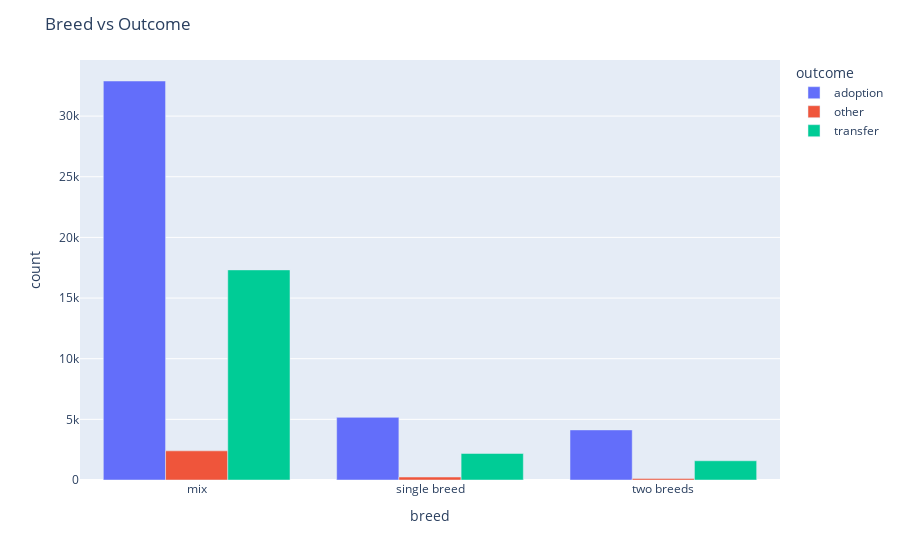

The notebook cell this image was saved under:
### Markdown cell above
### Q 2. Is Breed Related to Outcome?

* $Ho$ = There is no relationship between breed and outcome.
* $Ha$ = There is a relationship between breed and outcome.

### Code cell
f.breed_viz(train)

### Figure 1 — Plotly figure (JSON) as saved in the notebook; plotly's stock layout.template omitted (floating-point values rounded to 4 significant figures)
{"data": [{"alignmentgroup": "True", "hovertemplate": "outcome=adoption<br>breed=%{x}<br>count=%{y}<extra></extra>", "legendgroup": "adoption", "marker": {"color": "#636efa", "pattern": {"shape": ""}}, "name": "adoption", "offsetgroup": "adoption", "orientation": "v", "showlegend": true, "textposition": "auto", "type": "bar", "x": ["mix", "single breed", "two breeds"], "xaxis": "x", "y": [32893, 5164, 4129], "yaxis": "y"}, {"alignmentgroup": "True", "hovertemplate": "outcome=other<br>breed=%{x}<br>count=%{y}<extra></extra>", "legendgroup": "other", "marker": {"color": "#EF553B", "pattern": {"shape": ""}}, "name": "other", "offsetgroup": "other", "orientation": "v", "showlegend": true, "textposition": "auto", "type": "bar", "x": ["mix", "single breed", "two breeds"], "xaxis": "x", "y": [2403, 242, 125], "yaxis": "y"}, {"alignmentgroup": "True", "hovertemplate": "outcome=transfer<br>breed=%{x}<br>count=%{y}<extra></extra>", "legendgroup": "transfer", "marker": {"color": "#00cc96", "pattern": {"shape": ""}}, "name": "transfer", "offsetgroup": "transfer", "orientation": "v", "showlegend": true, "textposition": "auto", "type": "bar", "x": ["mix", "single breed", "two breeds"], "xaxis": "x", "y": [17320, 2186, 1585], "yaxis": "y"}], "layout": {"barmode": "group", "legend": {"title": {"text": "outcome"}, "tracegroupgap": 0}, "margin": {"t": 60}, "title": {"text": "Breed vs Outcome"}, "xaxis": {"anchor": "y", "domain": [0, 1], "title": {"text": "breed"}}, "yaxis": {"anchor": "x", "domain": [0, 1], "title": {"text": "count"}}}}
